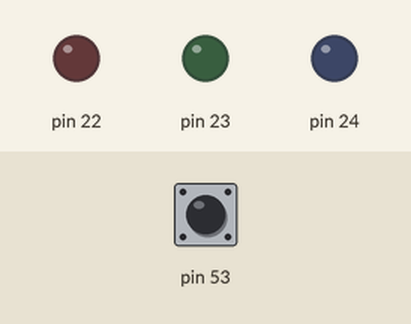
Bench run of a sketch on a simulated Arduino Mega 2560, built with avr-gcc and run on an emulated ATmega2560. On the bench: output pins drawn as LEDs (lit = HIGH). The test bench sets the inputs (shaded band); at power-on: pin 53 LOW.

Above: at 0.8 s.
0.9 s: pin 53 pulsed HIGH 2 times (0.12 s each, 0.3 s apart)
At 5.5 s:
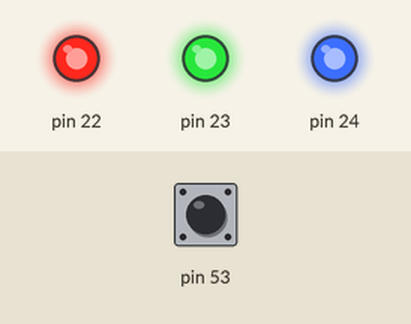
Timing chart, 0 to 9.9 s (numbered marks = the images above; inputs shaded):
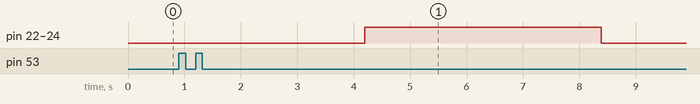

Measured:
- after the input at 0.9 s, pin 22–24: LOW → HIGH after 3.3 s, → LOW 4.2 s later

The sketch:

sketch.ino
```cpp
#define F_CPU 16000000UL
#include <avr/io.h>

// GPIO Registers
volatile char *ddra  = (char *)0x21;
volatile char *porta = (char *)0x22;
volatile char *ddrb  = (char *)0x24;
volatile char *pinb  = (char *)0x23;

// Timer0 Registers (8-bit)
volatile char *tccr0a = (char *)0x44;
volatile char *tccr0b = (char *)0x45;
volatile char *tcnt0  = (char *)0x46;
volatile char *tifr0  = (char *)0x35;

// Timer2 Registers (8-bit)
volatile char *tccr2a = (char *)0xB0;
volatile char *tccr2b = (char *)0xB1;
volatile char *tcnt2  = (char *)0xB2;
volatile char *tifr2  = (char *)0x37;

// Timer3 Registers (16-bit)
volatile char  *tccr3a = (char *)0x90;
volatile char  *tccr3b = (char *)0x91;
volatile short *tcnt3  = (short *)0x94;
volatile char  *tifr3  = (char *)0x38;

void timer0_init() {
    *tccr0a = 0x00;
    *tccr0b = (1 << 2) | (1 << 0); // Prescaler 1024
    *tcnt0  = 0x00;
}

void wait_n_overflows_timer0(unsigned char n) {
    for (unsigned char i = 0; i < n; i++) {
        while (!(*tifr0 & (1 << 0)));
        *tifr0 |= (1 << 0);
    }
}

void timer2_init() {
    *tccr2a = 0x00;
    *tccr2b = (1 << 2) | (1 << 0); // Prescaler 1024
    *tcnt2  = 0x00;
}

void wait_n_overflows_timer2(unsigned char n) {
    for (unsigned char i = 0; i < n; i++) {
        while (!(*tifr2 & (1 << 0)));
        *tifr2 |= (1 << 0);
    }
}

void timer3_init() {
    *tccr3a = 0x00;
    *tccr3b = (1 << 2) | (1 << 0); // Prescaler 1024
    *tcnt3  = 0x0000;
}

void wait_n_overflows_timer3(unsigned char n) {
    for (unsigned char i = 0; i < n; i++) {
        while (!(*tifr3 & (1 << 1)));  // TOV3 is bit 1
        *tifr3 |= (1 << 1);
    }
}

int main(void) {
    *ddra |= 0x07;       // PA0–PA2 output
    *ddrb &= ~(1 << 0);  // PB0 input

    // Uncomment one of the following:
    // timer0_init();
    // timer2_init();
     timer3_init();

    while (!(*pinb & (1 << 0)));  // Wait for PB0 press

    while (1) {
        // Choose matching delay:
        // wait_n_overflows_timer0(60);
        // wait_n_overflows_timer2(60);
         wait_n_overflows_timer3(1);  // Only 1 needed (16-bit)

        *porta ^= 0x07;  // Toggle PA0–PA2
    }
}
```
